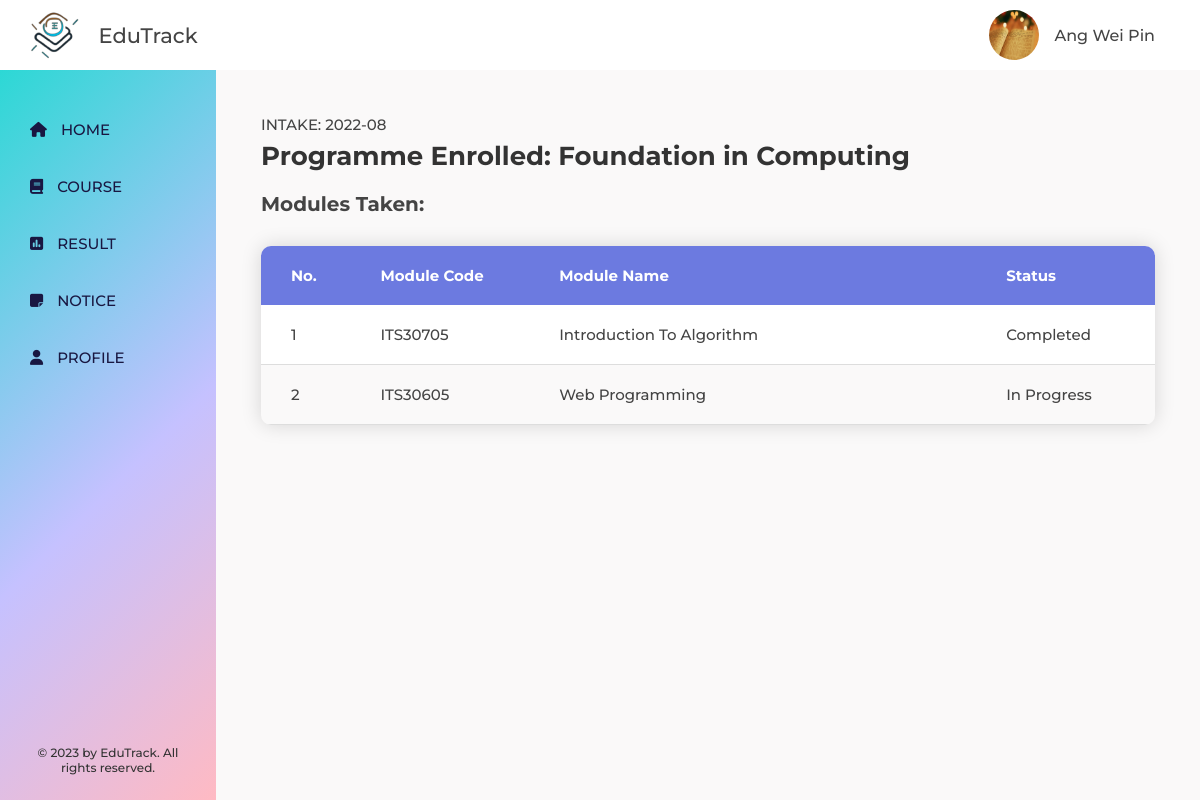
Screenshot of /student/course_student.php (signed in) with the database file from the repository.
### tables this page shows
CREATE TABLE `users` (
  `user_id` int(10) NOT NULL,
  `user_full_name` varchar(255) NOT NULL,
  `user_nric` varchar(12) NOT NULL,
  `user_password` varchar(255) NOT NULL,
  `user_birthday` date NOT NULL,
  `user_age` int(3) NOT NULL,
  `user_gender` varchar(10) NOT NULL,
  `user_mobile_no` varchar(20) NOT NULL,
  `user_email` varchar(255) NOT NULL,
  `user_address` varchar(255) NOT NULL,
  `user_role` varchar(10) NOT NULL,
  `user_programme` varchar(255) DEFAULT NULL,
  `user_intake` varchar(255) DEFAULT NULL,
  `user_emergency_contact` varchar(20) DEFAULT NULL
);

CREATE TABLE `modules` (
  `module_id` int(10) NOT NULL,
  `module_programme` varchar(255) NOT NULL,
  `module_code` varchar(10) NOT NULL,
  `module_name` varchar(255) NOT NULL
);

CREATE TABLE `results` (
  `result_id` int(10) NOT NULL,
  `result_score` int(3) DEFAULT NULL,
  `result_status` varchar(20) NOT NULL DEFAULT 'In Progress',
  `user_id` int(10) NOT NULL,
  `module_id` int(10) NOT NULL
);

### student/course_student.php (the view, shortened to what this page needs)
<?php include "../includes/db.php"; ?>
<?php
if (isset($_SESSION['user_id'])) {
    $user_id = $_SESSION['user_id'];
    $query = "SELECT * FROM users WHERE user_id='$user_id'";
    $user_id_query = mysqli_query($connection, $query);
    while ($row = mysqli_fetch_assoc($user_id_query)) {
        $user_id = $row['user_id'];
        $user_programme = $row['user_programme'];
        $user_intake = $row['user_intake'];
    }
}
?>
<!DOCTYPE html>
<html lang="en">
    <head>
        <link
            rel="stylesheet"
            href="https://cdnjs.cloudflare.com/ajax/libs/font-awesome/6.4.0/css/all.min.css"
        />
        <link rel="stylesheet" href="../css/course_result-student.css" />
    </head>
    <body>
        <div class="container">
            <?php include "../includes/header.php"; ?>
            <div class="dashboard">
                <?php include "../includes/student-sidebar.php"; ?>
                <main class="content">
                    <section class="course">
                        <p class="course-intake">Intake: <?php echo $user_intake; ?></p>
                        <h1 class="heading-primary">
                            Programme Enrolled: <?php echo $user_programme; ?>
                        </h1>
                        <h2 class="heading-secondary">Modules Taken:</h2>
                        <table class="courseresult__table">
                            <thead>
                                <tr>
                                    <th>No.</th>
                                    <th>Module Code</th>
                                    <th>Module Name</th>
                                    <th>Status</th>
                                </tr>
                            </thead>
                            <tbody>
                                <?php
                                $numbering = 1;
                                $query = "SELECT * FROM modules WHERE module_programme='$user_programme' ORDER BY module_name ASC";
                                $user_modules_query = mysqli_query($connection, $query);
                                if (mysqli_num_rows($user_modules_query) > 0) {
                                    while ($row = mysqli_fetch_assoc($user_modules_query)) {
                                        $module_id = $row['module_id'];
                                        $module_code = $row['module_code'];
                                        $module_name = $row['module_name'];
                                        $query = "SELECT * FROM results WHERE user_id='$user_id' AND module_id='$module_id'";
                                        $module_status_query = mysqli_query($connection, $query);
                                        $module_status_row = mysqli_fetch_assoc($module_status_query);
                                        if ($module_status_row) {
                                            $result_status = $module_status_row['result_status'];
                                        } else {
                                            $result_status = "In Progress";
                                        }
                                ?>
                                <tr>
                                    <td data-cell="no."><?php echo $numbering++; ?></td>
                                    <td data-cell="module code"><?php echo $module_code; ?></td>
                                    <td data-cell="module name"><?php echo $module_name; ?></td>
                                    <td data-cell="status"><?php echo $result_status; ?></td>
                                </tr>
                                <?php
                                    }
                                } else {
                                    echo "<tr>";
                                    echo "<td colspan='4'><p style='text-align: center;'>No records found</p></td>";
                                    echo "</tr>";
                                }
                                ?>
                            </tbody>
                        </table>
                    </section>
                </main>
            </div>
        </div>
    </body>
</html>

### css/course_result-student.css (style rules this page uses)
.heading-primary { font-size: 2.6rem; color: #333; margin-bottom: 2rem; }
.heading-secondary { font-size: 2rem; font-weight: 700; margin-bottom: 3rem; }
.course-intake { font-size: 1.5rem; font-weight: 500; margin-bottom: 0.6rem; text-transform: uppercase; }
.courseresult__table { border-collapse: collapse; font-size: 1.5rem; border-radius: 10px; overflow: hidden; box-shadow: 0 0 2rem rgba(0, 0, 0, 0.15); width: 100%; }
.courseresult__table thead { background-color: #6c7ae0; color: #fff; text-align: left; }
.courseresult__table, .courseresult__table th, .courseresult__table td { padding: 2rem 0 2rem 3rem; }
.courseresult__table tr td:nth-child(1) { width: 10%; }
.courseresult__table tr td:nth-child(2) { width: 20%; }
.courseresult__table tr td:nth-child(3) { width: 50%; }
.courseresult__table tr td:nth-child(4) { width: 20%; }
.courseresult__table tbody tr { border-bottom: 1px solid #dddddd; }
.courseresult__table tbody tr:nth-of-type(odd) { background-color: #fff; }
.courseresult__table tbody tr:nth-of-type(even) { background-color: f4f7fa; }

### rows the page displays
users: user_intake "2022-08", user_programme "Foundation in Computing"
modules: module_code "ITS30705", module_name "Introduction To Algorithm", results.result_status "Completed"
modules: module_code "ITS30605", module_name "Web Programming", result_status "In Progress"

### other values shown
$_SESSION['user_full_name'] "Ang Wei Pin"
